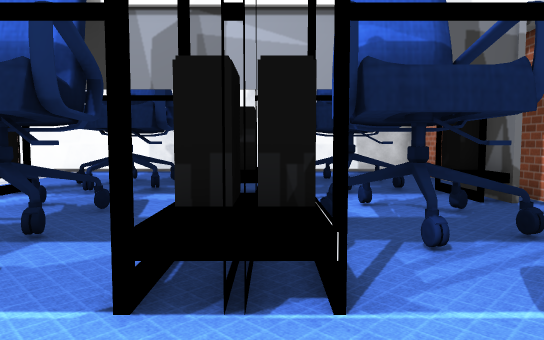
[1] (above)

21 first-person views from a walk through a 3-D level made in the Unity game engine. The camera is 1.4 m above the floor, tilts 4° down and sees 70° across. The floor is counted in squares, 1 m on a side. Each view is taken from the middle of a square. On the plan, view 1 faces up. The plan holds only what a view shows up to about 16 squares ahead; the rest is blank. The place goes on beyond the plan. The player character is not drawn. Some animated figures are left out. Door leaves are left out, so doorways stand open. Some surface patterns are stand-ins.

[2]
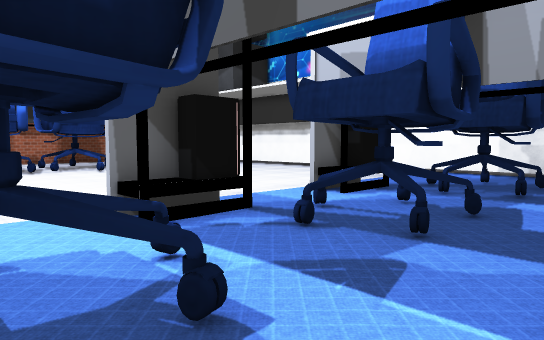

[3]
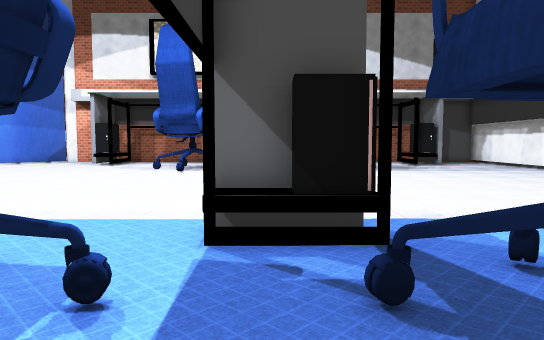

[4]
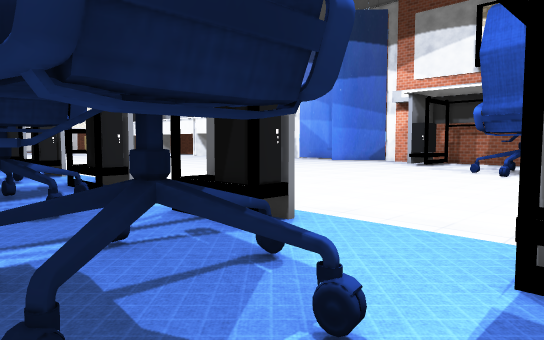

[5]
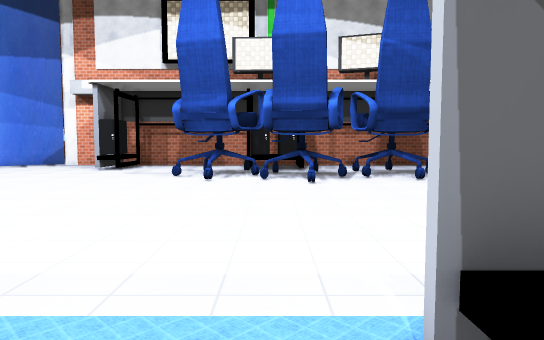

[6]
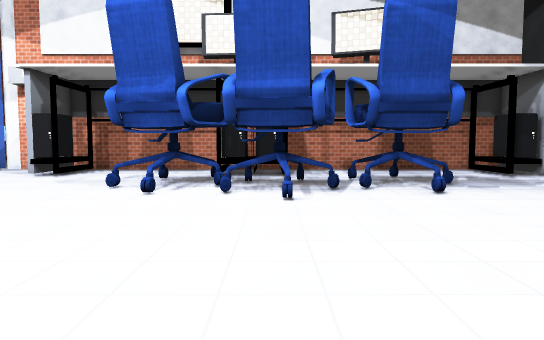

[7]
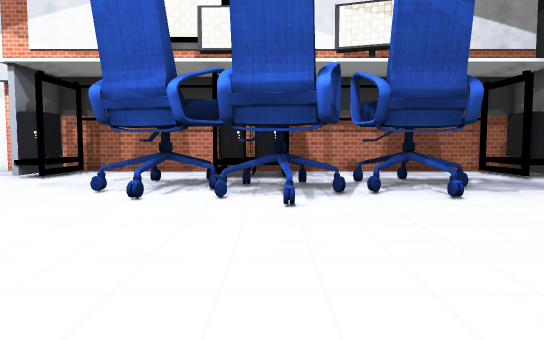

[8]
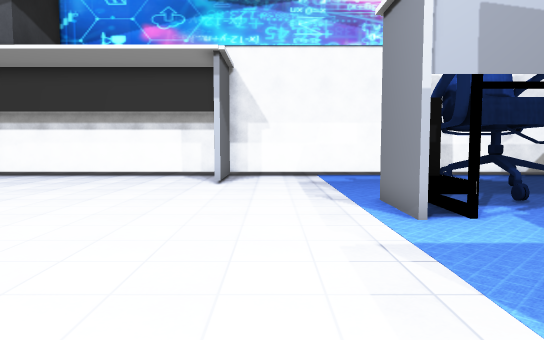

[9]
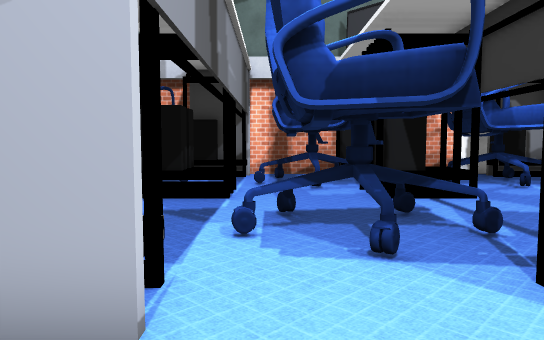

[10]
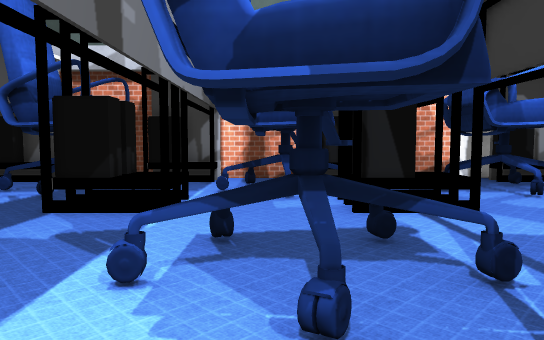

[11]
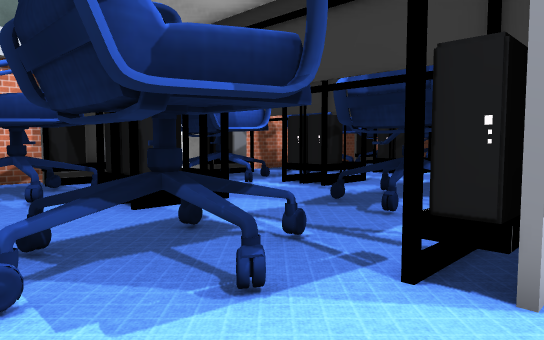

[12]
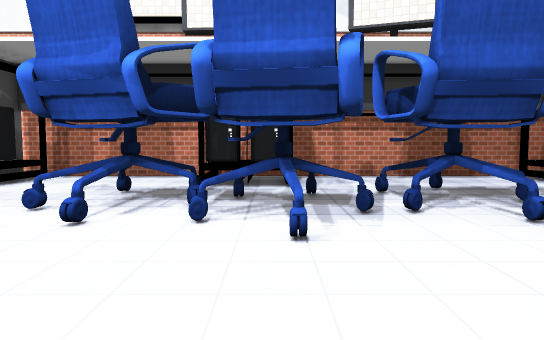

[13]
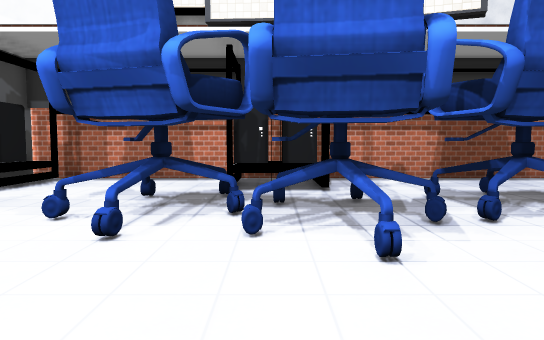

[14]
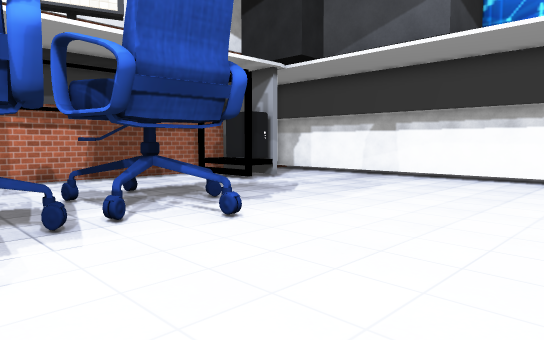

[15]
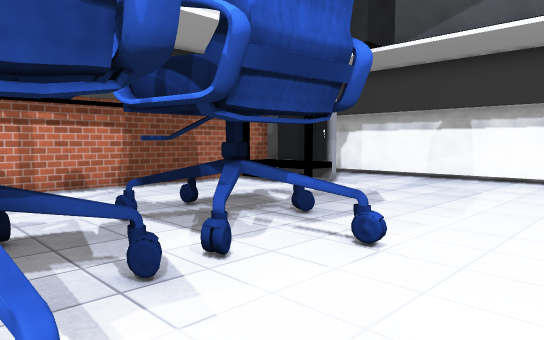

[16]
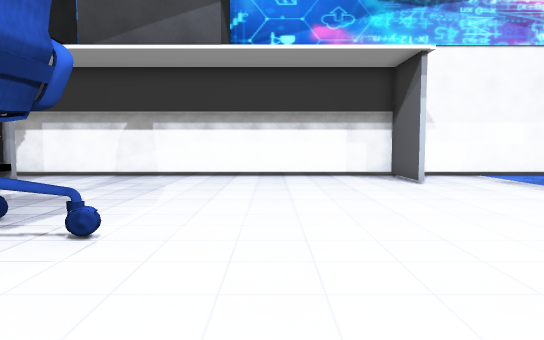

[17]
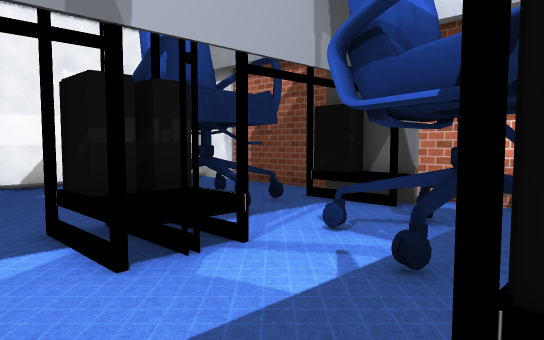

[18]
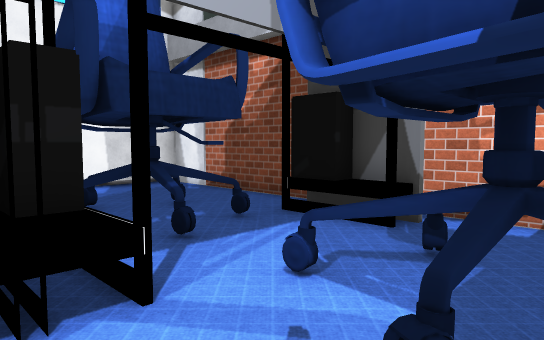

[19]
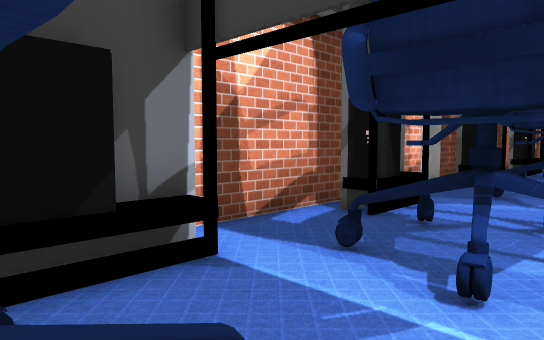

[20]
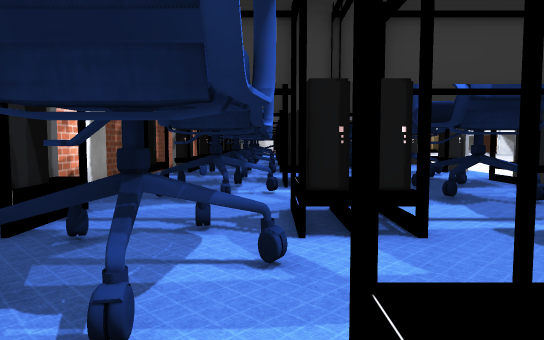

[21]
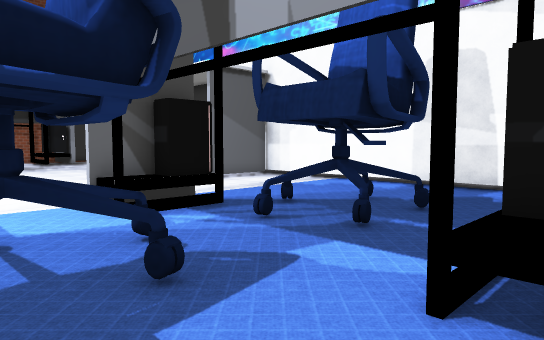

### Floor plan
Key: @ floor where view 1 was taken; # wall or solid block; x gap in a wall; . main floor; : floor 0.75 m higher than the main floor; ^ raised ledge; C chair; O other object.
Columns run from 31 left of view 1 to 7 right of it. Each row starts with its distance up from view 1.
 18    ...............x.............   ...#
 17    ...............#.............  ....#
 16     ..............#.............  ....#
 15     ............................ .....#
 14   ^OO.....................CC.... C.C..#
 13 #.^^#....................CC.....CCC...#
 12 #.........................CC.....CCC..#
 11 #......................O#.....OO.C..O #
 10 #......................#^.....OO....O #
  9 #.......O..............^#.....^^O...O.#
  8 #.....OOOOO...............CC.....C.C..#
  7 #......OOO...............CC.....CCC...#
  6 #.....OO.O................CC.....CCC  #
  5 #........O.............O#.....OO.O..O
  4 #. ....OOO.............#^.....OO....O
  3 #. OOO..OOOO...........^#.....^^O...O.#
  2 #.O:OO.OO.O...............CC.....C.C..#
  1 #. OO#O.O................CCC....CCC...#
  0 #......OOOO...............CC...@.CCC..#
 -1 #.....OOOO.............O#.C...OO.C..O.#
 -2 #........O.............##.....OO....O #
 -3 #....................  ^#.....^^....^
 -4 #...................    .........O...
 -5 #..................      CCC.....CCC. #
 -6 #.^^#.............       CCC....CCC.. #
 -7 # ##O... .....         O..CC..OO.CCCOO#

Positions as (right, up) in squares from view 1, and headings:
1: (0, 0), facing up
2: (-1, 0), facing up-left
3: (-2, 4), facing left
4: (-3, 4), facing down-left
5: (-6, 2), facing left
6: (-10, 3), facing left
7: (-11, 3), facing left
8: (-11, 2), facing up
9: (-11, 2), facing right
10: (-9, 1), facing right
11: (-9, 3), facing down-right
12: (-14, 3), facing left
13: (-15, 2), facing left
14: (-15, 3), facing up-left
15: (-18, 3), facing up-left
16: (-18, 2), facing up
17: (-3, 5), facing up-right
18: (-1, 6), facing up-right
19: (1, 6), facing down-right
20: (1, 5), facing down
21: (0, 6), facing up-left
